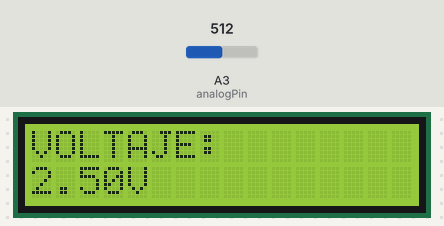
Bench run of a sketch on a simulated Arduino Uno, built with avr-gcc and run on an emulated ATmega328P. Shown: 16×2 character LCD. Inputs (shaded band) come from the test bench; at power-on: A3 (analogPin) = 512.

Above: at 1.2 s.
1.3 s: A3 (analogPin) set to 716
At 1.7 s:
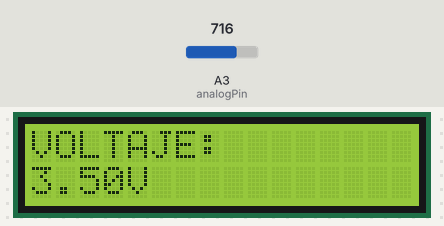
4.3 s: A3 (analogPin) set to 900
At 4.56 s:
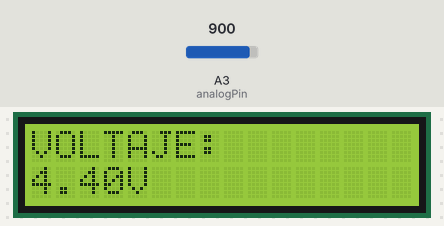
5.8 s: A3 (analogPin) set to 1023
At 6.2 s:
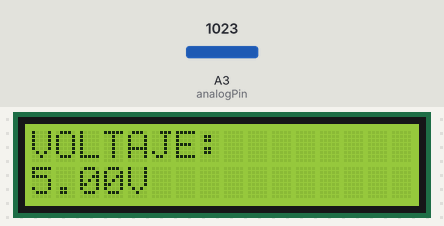
Timing chart, 0 to 8.8 s (numbered marks = the images above; inputs shaded):
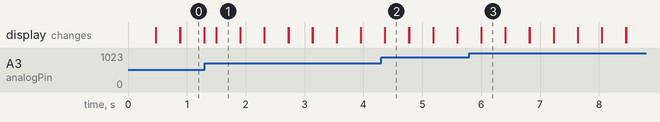

Measured:
- after the input at 1.3 s, the display: changes after 0.20 s (image 1)
- after the input at 4.3 s, the display: first differs from a run without the input after 0.07 s (image 2)
- after the input at 5.8 s, the display: first differs from a run without the input after 0.20 s (image 3)
- what the display in image 0 shows lasts 0.4 s, from 0.9 s to 1.3 s

The sketch:

ej9_DisplayLCD.ino
```cpp
/*
------------- LUCAS CRESPO - TPMEE -1ºMEL -------------
                Práctica 7. Display LCD.
Este programa consiste en una demostración de funcionamiento
  del display LCD. El arduino lee la tensión a través de un
potenciómetro, con un máximo de 5V, y actualiza en tiempo real
        el resultado en la pantalla LCD.
*/

#include <LiquidCrystal.h>                  // Librería de control del LCD.
LiquidCrystal lcd(1, 2, 4, 5, 6, 7);        // Objecto LCD con parámetros (rs, enable, d4, d5, d6, d7).
int analogPin = 3;                          // Potenciometro: pin central al A3.

int AnalogREAD = 0;
double DIVISIONES = 0;
double ANALOG_MAX = 1023;
double VOLTAJE_MAX = 5;
double VOLTAJE;

void setup() {
 lcd.begin(16,2);                           // Init del LCD, especificando dimensiones (ancho y alto)
 lcd.noCursor();                            // Oculta el cursor del LCD
 DIVISIONES = VOLTAJE_MAX  / ANALOG_MAX;    // Se establece el incremento de cada valor recibido por la lectura de A3
}

void loop() {
 AnalogREAD = analogRead(analogPin);
 VOLTAJE = AnalogREAD * DIVISIONES;         // Calculo del voltaje con el valor recibido por el pin A3
 LCD_Print(VOLTAJE);                        // Impresión por el LCD del valor de voltaje
}

void LCD_Print(double VOLTAJE){

 lcd.setCursor(0,0); lcd.print("VOLTAJE:"); // Posicion comienzo de escritura en el LCD + impresión de texto
 lcd.setCursor(0,1); lcd.print(VOLTAJE);
 lcd.setCursor(4,1); lcd.print("V");
 delay(200);
 lcd.clear();                               // Limpiar la lectura de salida para no sobreescribir celdas en el LCD

}
```
